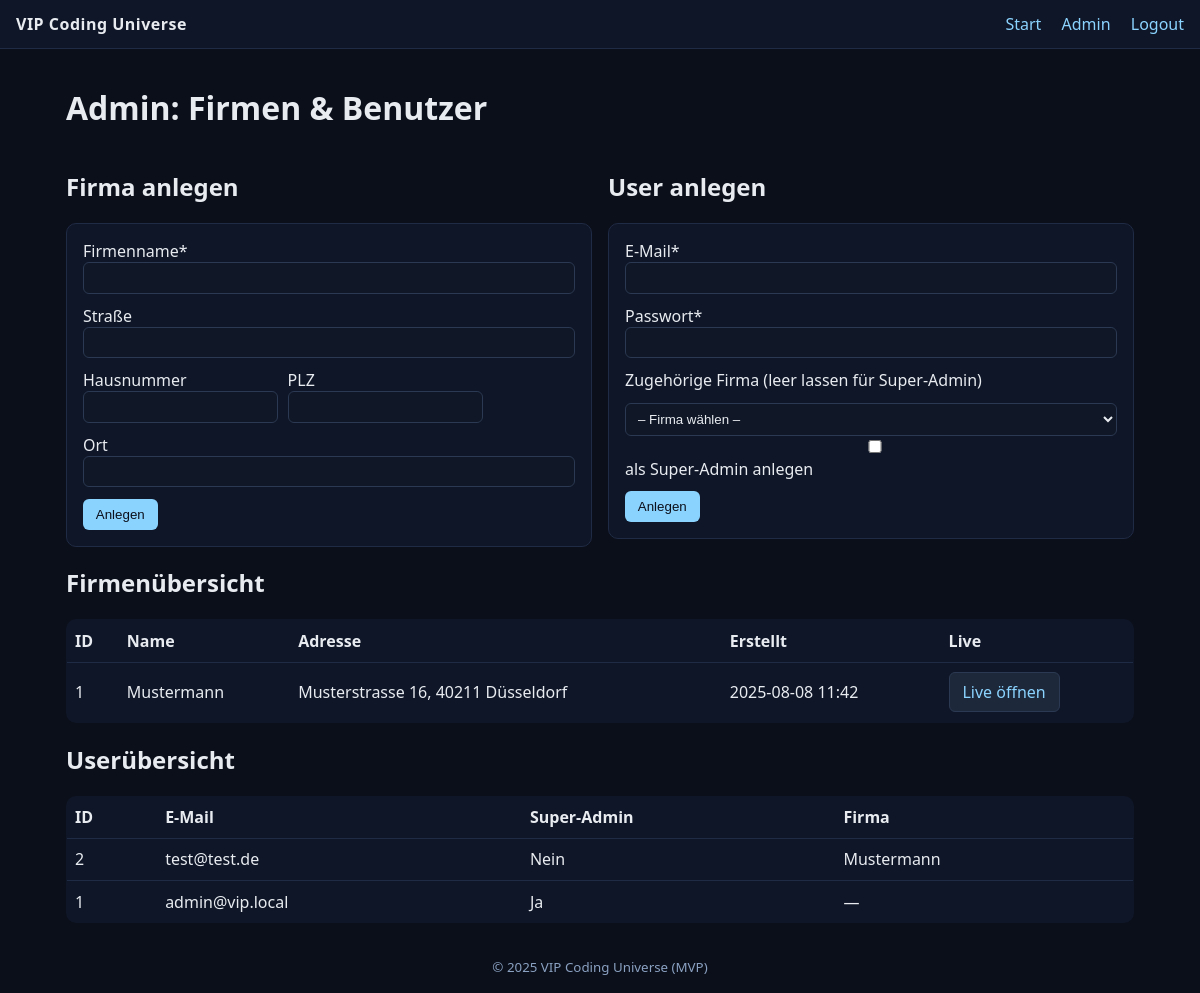
The page /admin (signed in) on the database its author committed.
### app.py (models this page shows, shortened)
class Company(Base):
    __tablename__ = "company"
    id = Column(Integer, primary_key=True)
    name = Column(String(255), nullable=False)
    street = Column(String(255))
    house_number = Column(String(50))
    postal_code = Column(String(20))
    city = Column(String(120))
    created_at = Column(DateTime, default=datetime.utcnow)
    users = relationship("User", back_populates="company", cascade="all, delete-orphan")
    records = relationship("Record", back_populates="company", cascade="all, delete-orphan")

class User(Base):
    __tablename__ = "user"
    id = Column(Integer, primary_key=True)
    email = Column(String(255), unique=True, nullable=False)
    password_hash = Column(String(255), nullable=False)
    is_superadmin = Column(Boolean, default=False)
    company_id = Column(Integer, ForeignKey("company.id"), nullable=True)
    company = relationship("Company", back_populates="users")

### app.py (the view)
@app.route("/admin", methods=["GET", "POST"])
@superadmin_required
def admin():
    db = get_db()
    try:
        companies = db.query(Company).order_by(Company.created_at.desc()).all()
        users = db.query(User).order_by(User.id.desc()).all()
        return render_template("admin.html", app_title=APP_TITLE, companies=companies, users=users)
    finally:
        db.close()

### app.py (called while the page is built)
def get_db():
    return SessionLocal()

def superadmin_required(fn):
    @wraps(fn)
    def wrapper(*args, **kwargs):
        if not session.get("user_id") or not session.get("is_superadmin"):
            flash("Nicht berechtigt.", "error")
            return redirect(url_for("index"))
        return fn(*args, **kwargs)
    return wrapper

### templates/admin.html (shortened to what this page needs)
{% extends "base.html" %}
{% block content %}
  <h1>Admin: Firmen & Benutzer</h1>
  <div class="grid-2">
    <section>
      <h2>Firma anlegen</h2>
      <form method="post" action="{{ url_for('create_company') }}" class="card">
        <label>Firmenname*<br><input name="name" required></label>
        <label>Straße<br><input name="street"></label>
        <div class="row">
          <label>Hausnummer<br><input name="house_number"></label>
          <label>PLZ<br><input name="postal_code"></label>
        </div>
        <label>Ort<br><input name="city"></label>
        <button type="submit">Anlegen</button>
      </form>
    </section>
    <section>
      <h2>User anlegen</h2>
      <form method="post" action="{{ url_for('create_user') }}" class="card">
        <label>E-Mail*<br><input type="email" name="email" required></label>
        <label>Passwort*<br><input type="text" name="password" required></label>
        <label>Zugehörige Firma (leer lassen für Super‑Admin)</label>
        <select name="company_id">
          <option value="">– Firma wählen –</option>
        </select>
        <label class="checkbox">
          <input type="checkbox" name="is_superadmin" value="1"> als Super‑Admin anlegen
        </label>
        <button type="submit">Anlegen</button>
      </form>
    </section>
  </div>
  <h2>Firmenübersicht</h2>
  <table class="table">
    <thead><tr><th>ID</th><th>Name</th><th>Adresse</th><th>Erstellt</th><th>Live</th></tr></thead>
    <tbody>
      {% for c in companies %}
        <tr>
          <td>{{ c.id }}</td>
          <td>{{ c.name }}</td>
          <td>{{ c.street }} {{ c.house_number }}, {{ c.postal_code }} {{ c.city }}</td>
          <td>{{ c.created_at.strftime("%Y-%m-%d %H:%M") }}</td>
          <td><a class="btn" href="{{ url_for('live') }}?company_id={{ c.id }}">Live öffnen</a></td>
        </tr>
      {% endfor %}
    </tbody>
  </table>
  <h2>Userübersicht</h2>
  <table class="table">
    <thead><tr><th>ID</th><th>E-Mail</th><th>Super‑Admin</th><th>Firma</th></tr></thead>
    <tbody>
      {% for u in users %}
        <tr>
          <td>{{ u.id }}</td>
          <td>{{ u.email }}</td>
          <td>{{ "Ja" if u.is_superadmin else "Nein" }}</td>
          <td>{{ u.company.name if u.company else "—" }}</td>
        </tr>
      {% endfor %}
    </tbody>
  </table>
{% endblock %}

### templates/base.html (shortened to what this page needs)
<!doctype html>
<html lang="de">
<head>
  <link href="{{ url_for('static', filename='css/styles.css') }}" rel="stylesheet" />
</head>
<body>
  <header class="topbar">
    <div class="brand">{{ app_title }}</div>
    <nav class="menu">
      {% if session.get('user_id') %}
        <a href="{{ url_for('index') }}">Start</a>
        {% if session.get('is_superadmin') %}
          <a href="{{ url_for('admin') }}">Admin</a>
        {% else %}
          <a href="{{ url_for('records') }}">Datensätze</a>
          <a href="{{ url_for('live') }}">Live-Ansicht</a>
        {% endif %}
        <a href="{{ url_for('logout') }}">Logout</a>
      {% endif %}
    </nav>
  </header>
  <main class="container">
    {% block content %}{% endblock %}
  </main>
  <footer class="footer">
    <small>&copy; {{ 2025 }} VIP Coding Universe (MVP)</small>
  </footer>
</body>
</html>

### static/css/styles.css (style rules this page uses)
* { box-sizing: border-box; }
body { margin:0; font-family: system-ui, Segoe UI, Roboto, Arial, sans-serif; background:#0b0f1a; color:#e8ecf1; }
a { color:#8bd3ff; text-decoration:none; }
a.btn { display:inline-block; background:#1d283a; padding:.5rem .8rem; border-radius:6px; border:1px solid #2b3952; }
button { background:#8bd3ff; color:#0b0f1a; border:none; padding:.5rem .8rem; border-radius:6px; cursor:pointer; }
input, textarea, select { width:100%; padding:.45rem .5rem; border-radius:6px; border:1px solid #2b3952; background:#101726; color:#e8ecf1; }
label { display:block; margin-bottom:.7rem; }
.row { display:flex; gap:.6rem; }
.container { max-width:1100px; margin: 0 auto; padding:1rem; }
.topbar { display:flex; justify-content:space-between; align-items:center; padding:.8rem 1rem; background:#0f1627; border-bottom:1px solid #1f2a44; position:sticky; top:0; z-index:10; }
.brand { font-weight:700; letter-spacing:.5px; }
.menu a { margin-left:1rem; }
.footer { text-align:center; padding:1rem; color:#8aa1c1; }
.card { background:#0f1627; border:1px solid #1f2a44; border-radius:10px; padding:1rem; }
.grid-2 { display:grid; grid-template-columns:1fr 1fr; gap:1rem; }
.table { width:100%; border-collapse:collapse; background:#0f1627; border:1px solid #1f2a44; border-radius:10px; overflow:hidden; }
.table th, .table td { border-bottom:1px solid #1f2a44; padding:.6rem .5rem; text-align:left; }

### rows shown on the page
Company: id "1", name "Mustermann", street "Musterstrasse", house_number "16", postal_code "40211", city "Düsseldorf", created_at "2025-08-08 11:42"
User: id "2", email "test@test.de", is_superadmin "Nein", company "Mustermann"
User: id "1", email "admin@vip.local", is_superadmin "Ja", company "—"

### other values the page prints
{{ app_title }} "VIP Coding Universe"
{{ 2025 }} "2025"
